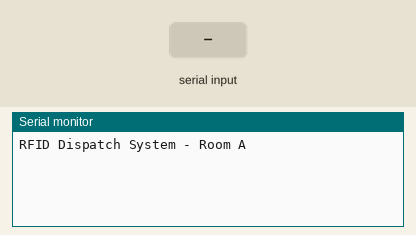
This sketch was run on a simulated Arduino Uno, built with avr-gcc and run on an emulated ATmega328P. On the bench: the last lines printed to the serial monitor. The inputs (shaded band) are chosen by the test bench.

Above: at 1.2 s.
1.3 s: "4900F814DF7A" received over Serial
At 2.3 s:
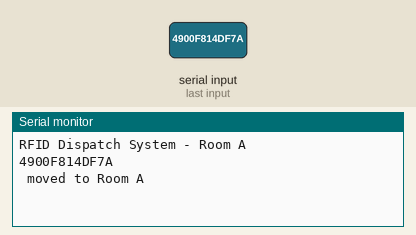
2.9 s: "4900F814DF7A" received over the second serial link
At 4.2 s:
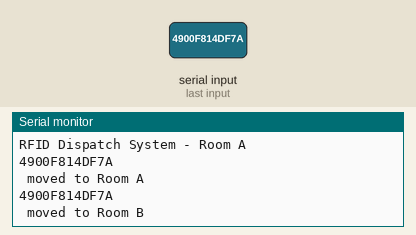
4.5 s: "4900F814DF7A" received over Serial
At 6.3 s:
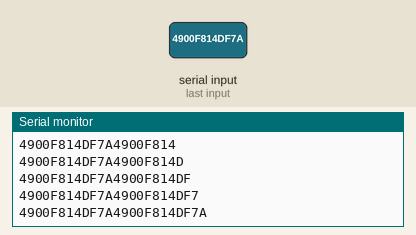
6.5 s: "4900F814DF7A" received over Serial
At 9.1 s:
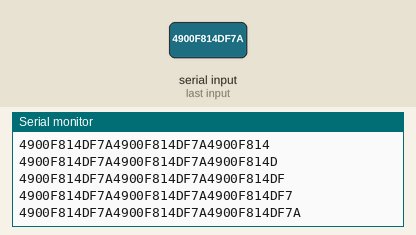
Timing chart, 0 to 9.5 s (numbered marks = the images above; inputs shaded):
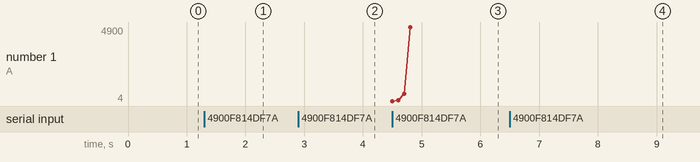

Measured:
- after the input at 1.3 s, the serial monitor: prints a new line at once (image 1)
- after the input at 2.9 s, the serial monitor: prints a new line after 0.10 s (image 2)
- after the input at 4.5 s, the serial monitor: prints a new line at once (image 3)
- after the input at 6.5 s, the serial monitor: prints a new line at once (image 4)

The sketch:

ardunio_copy_20250523150543.ino
```cpp
// Arduino Code for EM-18 RFID Module
  #include<SoftwareSerial.h>
  SoftwareSerial rfidSerial(7,3);

  String rfidUID = "";
  String rfidID = "";

  void productdispatch();
  void database();
  void setup() {
  Serial.begin(9600);
  rfidSerial.begin(9600);
  Serial.println("RFID Dispatch System - Room A");
}

void loop() {
  productdispatch();
   database();
}
void productdispatch(){
   if (Serial.available() > 0) {
    char ch = Serial.read();
    rfidUID += ch;

    if (rfidUID.length() >= 12) { // EM-18 sends 12 characters
      Serial.println(rfidUID);    // Send UID to PC
      delay(100);                // Debounce
       if(rfidUID == "4900F814DF7A"){
         Serial.println(" moved to Room A");
     delay(1000);
   //  rfidUID="";
    }
    }
  }
}
void database(){
   if (rfidSerial.available() > 0) {
    char ch = rfidSerial.read();
    rfidID += ch;

    if (rfidID.length() >= 12) { // EM-18 sends 12 characters
      Serial.println(rfidID);    // Send UID to PC
      delay(100);                // Debounce
     if(rfidID == "4900F814DF7A"){
         Serial.println(" moved to Room B");
     delay(1000);
      rfidID="";
    }
    }
   }
}
```
